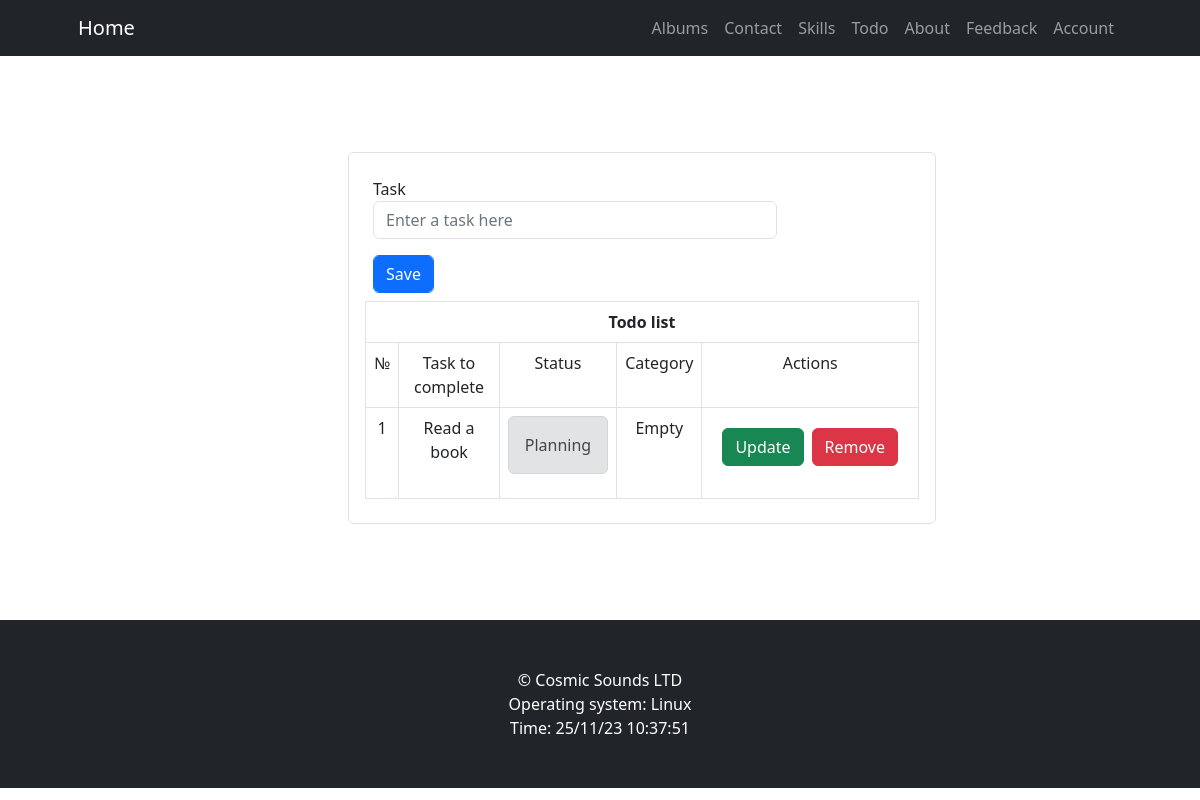
Before: /todo (signed in) with the older database file.
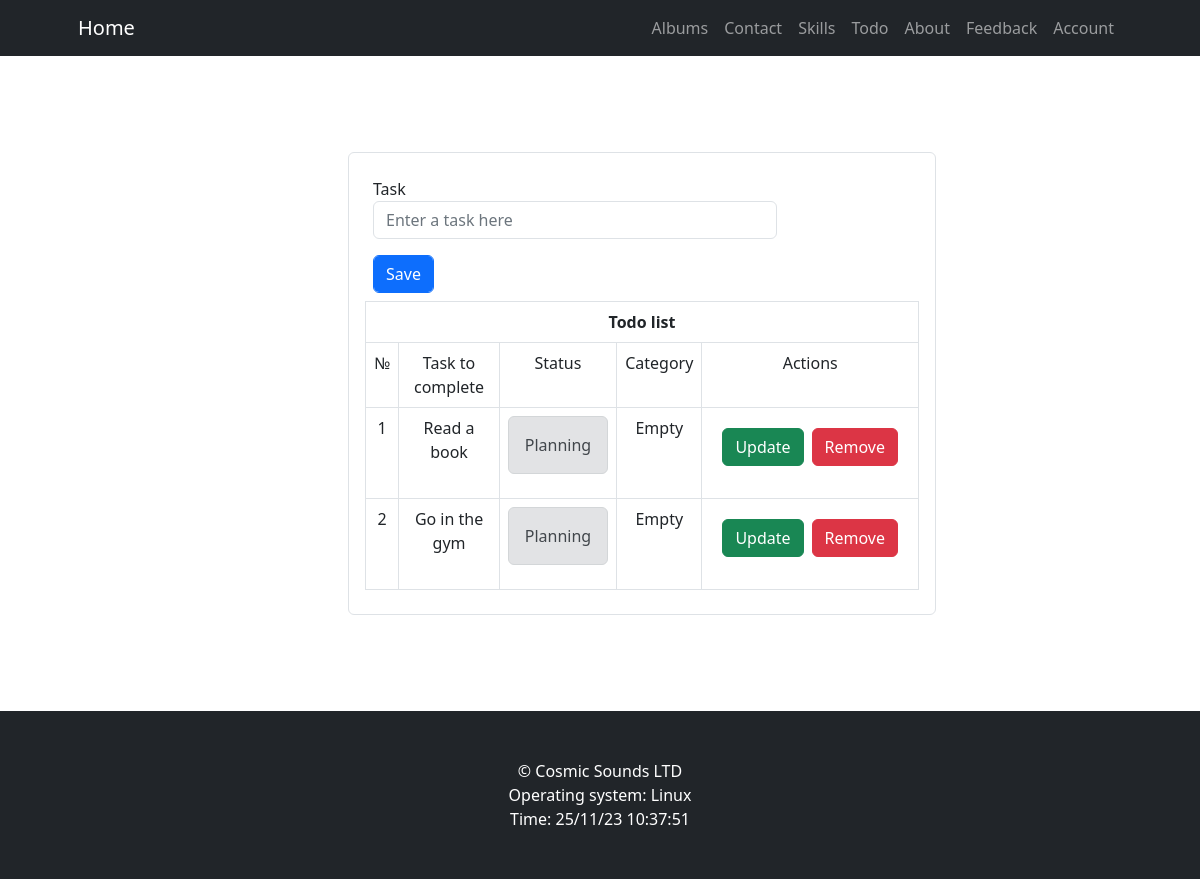
After: the same page with the newer database file.
### app/models.py (models this page shows)
class Todo(db.Model):
    __tablename__ = "todo"
    id = db.Column(db.Integer, primary_key=True, autoincrement=True)
    task = db.Column(db.Text, nullable=False, unique=True)
    status = db.Column(db.String, default="Planning", nullable=False)
    category = db.Column(db.String, default="Empty", nullable=False)

### app/views.py (the view)
@app.route("/todo")
@login_required
def todo_list():
    title = "Todo list"
    form = TodoForm()
    handle = database.HandleTodos()
    todo = handle.show()
    return render_template("todo.html", title=title, form=form, todo=todo)

### app/forms.py
class TodoForm(FlaskForm):
    task = StringField("Task", validators=[DataRequired(), Length(min=4, max=20)], render_kw={"placeholder": "Enter a task here"})
    save = SubmitField("Save")

### app/helpers/database.py (called while the page is built)
    def show(self):
        todos = db.session.query(Todo)
        return todos

### app/models.py (called while the page is built)
@login_manager.user_loader
def user_loader(user_id):
    return Users.query.get(user_id)

### app/views.py (called while the page is built)
@app.context_processor
def base():
    now = datetime.datetime.now()
    time = now.strftime("%d/%m/%y %H:%M:%S")
    menu = [
        {"text": "Albums", "link": url_for("albums")},
        {"text": "Contact", "link": url_for("contact")},
        {"text": "Skills", "link": url_for("skills")},
        {"text": "Todo", "link": url_for("todo_list")},
        {"text": "About", "link": url_for("about")},
        {"text": "Feedback", "link": url_for("feedback")},
    ]
    if current_user.is_anonymous:
        menu.extend([
            {"text": "Login", "link": url_for("login")},
            {"text": "Register", "link": url_for("register")}
        ])
    else:
        menu.append(
            {"text": "Account", "link": url_for("account")},
        )
    return dict(
        platform=platform,
        time=time,
        menu=menu)

### app/templates/todo.html (shortened to what this page needs)
{% extends "base.html" %}
{% import "_fields.html" as field %}
{% block content %}
<div class="container mx-auto p-3">
    <div class="col-md-7 offset-md-3 border rounded p-3">
        <form action="{{ url_for('add_todo') }}" method="post">
            {{ field.todo_form(form) }}
        </form>
        <div class="table-responsive">
            <table aria-describedby="todo" class="table table-bordered mb-2">
                <thead>
                    <th colspan="5" class="text-center">
                        Todo list
                    </th>
                </thead>
                <tr class="text-center">
                    <td>№</td>
                    <td>Task to complete</td>
                    <td>Status</td>
                    <td>Category</td>
                    <td>Actions</td>
                </tr>
                {% for task in todo %}
                <tr class="container text-center">
                    <td>{{ task.id }}</td>
                    <td>{{ task.task }}</td>
                    <td>
                        {% if task.status != "Completed" %}
                        <div class="alert alert-secondary">{{ task.status }}</div>
                        {% else %}
                        <div class="alert alert-success">{{ task.status }}</div>
                        {% endif %}
                    </td>
                    <td>{{ task.category }}</td>
                    <td>
                        <div class="d-flex justify-content-center p-2">
                            <form action="{{ url_for('update_todo', id=task.id) }}" method="post" class="p-1">
                                <input type="submit" value="Update" class="btn btn-success">
                            </form>
                            <form action="{{ url_for('remove_todo', id=task.id) }}" method="post" class="p-1">
                                <input type="submit" value="Remove" class="btn btn-danger">
                            </form>
                        </div>
                    </td>
                </tr>
                {% endfor %}
            </table>
        </div>
    </div>
</div>
{% endblock %}

### app/templates/base.html (shortened to what this page needs)
<!DOCTYPE html>
<html lang="en">
<head>
    {% block css %}
    <link rel="stylesheet" href="{{ url_for('static', filename='css/bootstrap.theme.css') }}">
    <link rel="stylesheet" href="{{ url_for('static', filename='css/styles.css') }}">
    {% endblock %}
</head>
<body>
    {% include "header.html" %}
    <div class="content">
        {% block content %}
        {% endblock %}
    </div>
    {% include "footer.html" %}
</body>
</html>

### app/templates/_fields.html (shortened to what this page needs)
{% macro todo_form(form) %}
<div class="form-group p-2">
    {{ form.task.label }}
    {{ form.task(class="border rounded form-control w-75") }}
</div>
<div class="form-group p-2">
    {{ form.save(class="btn btn-primary form-control w-auto") }}
</div>
{% endmacro %}

### app/templates/header.html (shortened to what this page needs)
<nav class="navbar navbar-expand-lg navbar-dark bg-dark">
    <div class="container px-lg-5">
        <a class="navbar-brand" href="{{ url_for('index') }}">Home</a>
        <div class="collapse navbar-collapse" id="navbarSupportedContent">
            <ul class="navbar-nav ms-auto mb-2 mb-lg-0">
                {% for item in menu %}
                <li class="nav-item"><a class="nav-link" href="{{ item.link }}"> {{ item.text }} </a></li>
                {% endfor %}
            </ul>
        </div>
    </div>
</nav>

### app/templates/footer.html
<footer class="py-5 bg-dark">
    <div class="container pb-0">
        <p class="m-0 text-center text-white">&copy; Cosmic Sounds LTD</p>
        <p class="m-0 text-center text-white">Operating system: {{ platform.system() }}</p>
        <p class="m-0 text-center text-white">Time: {{ time }}</p>
    </div>
</footer>

### app/static/css/styles.css (style rules this page uses)
:root { --title: 40px; --content: 20px; }
.content { padding: 10vh; }

Changed rows visible on the page:
added Todo: id "2", task "Go in the gym", status "Planning", category "Empty"
